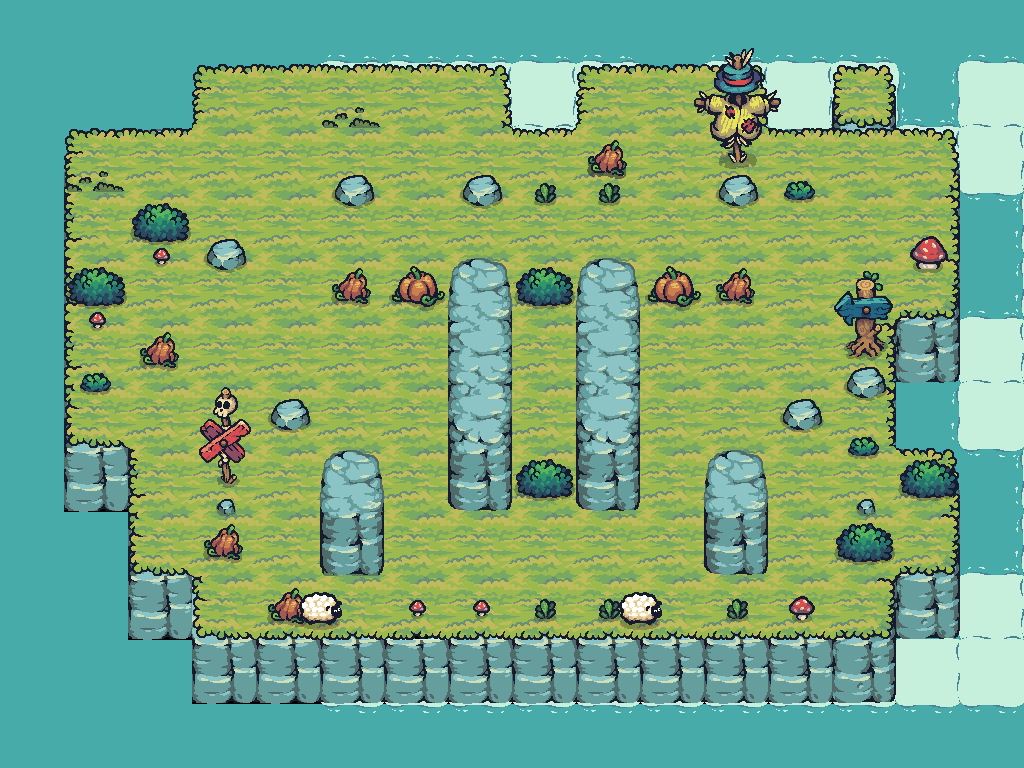

Below is a game level as drawn by its tile map, then a one-line description and the .tmx that defines it (tile-layer data replaced by summaries):
An orthogonal 16x12 tile map with 64x64 px tiles, 11 tile layers (Water, Foam, layerforedge, new game bg, ...), 24 tilesets and 35 objects (24x Block, 6x Tree, AntiPlayerCheckpoint, PlayerCheckpoint, Barrel, ...).

<map version="1.10" tiledversion="1.11.0" orientation="orthogonal" renderorder="right-down" width="16" height="12" tilewidth="64" tileheight="64" infinite="0" nextlayerid="28" nextobjectid="11">
<properties>
  <property name="Star1" type="int" value="25" />
  <property name="Star2" type="int" value="30" />
  <property name="Star3" type="int" value="35" />
 </properties>
 <tileset firstgid="1" source="Terrain.tsx" />
 <tileset firstgid="41" source="Castle_Red.tsx" />
 <tileset firstgid="61" source="Tree.tsx" />
 <tileset firstgid="169" source="17.tsx" />
 <tileset firstgid="171" source="Tower_Blue.tsx" />
 <tileset firstgid="179" source="01.tsx" />
 <tileset firstgid="180" source="06.tsx" />
 <tileset firstgid="181" source="18.tsx" />
 <tileset firstgid="190" source="09.tsx" />
 <tileset firstgid="191" source="12.tsx" />
 <tileset firstgid="192" source="16.tsx" />
 <tileset firstgid="194" source="Castle_Destroyed.tsx" />
 <tileset firstgid="214" source="HappySheep_Idle.tsx" />
 <tileset firstgid="222" source="Tree_192.tsx" />
 <tileset firstgid="234" source="Water.tsx" />
 <tileset firstgid="235" source="Foam_192.tsx" />
 <tileset firstgid="243" source="Tilemap_Elevation.tsx" />
 <tileset firstgid="275" source="02.tsx" />
 <tileset firstgid="276" source="03.tsx" />
 <tileset firstgid="277" source="04.tsx" />
 <tileset firstgid="278" source="07.tsx" />
 <tileset firstgid="279" source="10.tsx" />
 <tileset firstgid="280" source="TX Props.tsx" />
 <tileset firstgid="344" source="13.tsx" />
 <group id="26" name="Common">
  <layer id="13" name="Water" width="16" height="12">
   <data>[192 cells, 88 non-empty, 1 distinct tile ids]</data>
  </layer>
  <layer id="14" name="Foam" width="16" height="12" offsetx="128" offsety="0">
   <data>[192 cells, 44 non-empty, 1 distinct tile ids]</data>
  </layer>
  <layer id="19" name="layerforedge" width="16" height="12">
   <data>[192 cells, 30 non-empty, 11 distinct tile ids]</data>
  </layer>
  <layer id="15" name="new game bg" width="16" height="12">
   <data>[192 cells, 128 non-empty, 12 distinct tile ids]</data>
  </layer>
  <layer id="24" name="eat" width="16" height="12">
   <data>[192 cells, 5 non-empty, 3 distinct tile ids]</data>
  </layer>
  <layer id="27" name="grass" width="16" height="12">
   <data>[192 cells, 3 non-empty, 1 distinct tile ids]</data>
  </layer>
  <layer id="17" name="props" width="16" height="12" offsetx="0" offsety="32">
   <data>[192 cells, 17 non-empty, 7 distinct tile ids]</data>
  </layer>
  <layer id="18" name="propsLayer2" width="16" height="12">
   <data>[192 cells, 15 non-empty, 12 distinct tile ids]</data>
  </layer>
  <objectgroup id="21" name="TreesOutSideGameGrid" class="TreesOutSideGameGrid">
   <object id="3" name="Tree" type="Tree" x="192" y="128" width="64" height="64" />
   <object id="5" name="Tree" type="Tree" x="256" y="128" width="64" height="64" />
   <object id="6" name="Tree" type="Tree" x="384" y="128" width="64" height="64" />
   <object id="7" name="Tree" type="Tree" x="832" y="192" width="64" height="64" />
   <object id="8" name="Tree" type="Tree" x="640" y="128" width="64" height="64" />
   <object id="9" name="Tree" type="Tree" x="192" y="320" width="64" height="64" />
  </objectgroup>
  <layer id="22" name="AheadOfTreesProps" width="16" height="12">
   <data>[192 cells, 6 non-empty, 6 distinct tile ids]</data>
  </layer>
  <objectgroup id="30" name="CollisionblocksForGrid">
   <object id="101" name="Block" type="Block" x="256" y="128" width="576" height="64" />
   <object id="102" name="Block" type="Block" x="256" y="576" width="576" height="64" />
   <object id="103" name="Block" type="Block" x="192" y="192" width="64" height="384" />
   <object id="104" name="Block" type="Block" x="831" y="192" width="64" height="384" />
  </objectgroup>
  <layer id="25" name="BottomEdge" width="16" height="12">
   <data>[192 cells, 2 non-empty, 1 distinct tile ids]</data>
  </layer>
 </group>
 <layer id="13" name="CollisionblockTileLayer" width="16" height="12">
  <data>[192 cells, 20 non-empty, 8 distinct tile ids]</data>
 </layer>
 <objectgroup id="5" name="Collisionblocks">
  <object id="2" name="Block" type="Block" x="320" y="256" width="64" height="64" />
  <object id="3" name="Block" type="Block" x="384" y="256" width="64" height="64" />
  <object id="4" name="Block" type="Block" x="448" y="256" width="64" height="64" />
  <object id="5" name="Block" type="Block" x="512" y="256" width="64" height="64" />
  <object id="6" name="Block" type="Block" x="576" y="256" width="64" height="64" />
  <object id="7" name="Block" type="Block" x="640" y="256" width="64" height="64" />
  <object id="8" name="Block" type="Block" x="704" y="256" width="64" height="64" />
  <object id="9" name="Block" type="Block" x="448" y="320" width="64" height="64" />
  <object id="10" name="Block" type="Block" x="576" y="320" width="64" height="64" />
  <object id="11" name="Block" type="Block" x="256" y="384" width="64" height="64" />
  <object id="12" name="Block" type="Block" x="448" y="384" width="64" height="64" />
  <object id="13" name="Block" type="Block" x="576" y="384" width="64" height="64" />
  <object id="14" name="Block" type="Block" x="768" y="384" width="64" height="64" />
  <object id="15" name="Block" type="Block" x="320" y="448" width="64" height="64" />
  <object id="16" name="Block" type="Block" x="448" y="448" width="64" height="64" />
  <object id="17" name="Block" type="Block" x="512" y="448" width="64" height="64" />
  <object id="18" name="Block" type="Block" x="576" y="448" width="64" height="64" />
  <object id="19" name="Block" type="Block" x="704" y="448" width="64" height="64" />
  <object id="20" name="Block" type="Block" x="320" y="512" width="64" height="64" />
  <object id="23" name="Block" type="Block" x="704" y="512" width="64" height="64" />
 </objectgroup>
 <objectgroup id="6" name="Checkpoints">
  <object id="21" name="AntiPlayerCheckpoint" type="AntiPlayerCheckpoint" x="384" y="512" width="64" height="64" />
  <object id="22" name="PlayerCheckpoint" type="PlayerCheckpoint" x="640" y="512" width="64" height="64" />
 </objectgroup>
 <objectgroup id="7" name="Spawnpoints">
  <object id="1" name="Barrel" type="Barrel" x="512" y="192" width="64" height="64" />
  <object id="24" name="Player" type="Player" x="384" y="512" width="64" height="64" />
  <object id="25" name="AntiPlayer" type="AntiPlayer" x="640" y="512" width="64" height="64" />
 </objectgroup>
</map>
